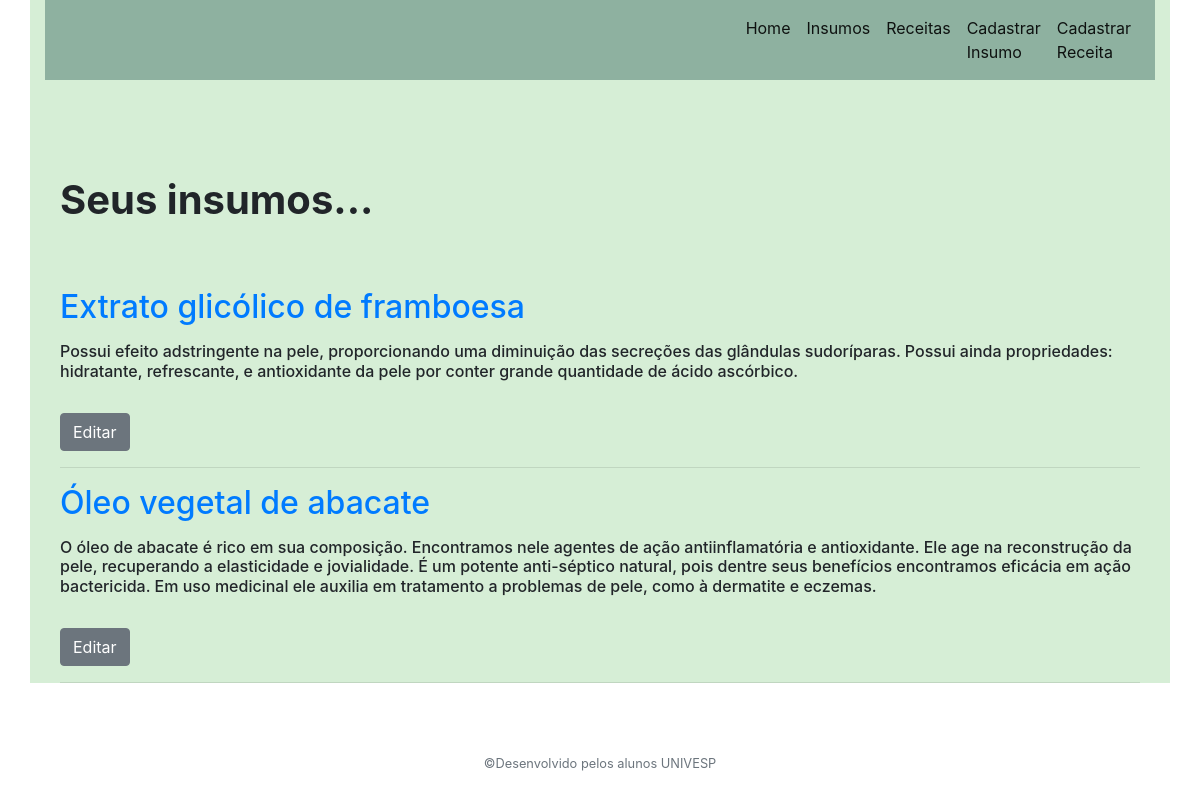
Page /cadastrados on the committed database.
### app.py (models this page shows)
class Insumos(db.Model):
    id = db.Column(db.Integer, primary_key=True)
    created = db.Column(db.DateTime, default=datetime.datetime.utcnow)
    nome_insumo = db.Column(db.String(80), nullable=False)
    beneficios = db.Column(db.String(500), nullable=False)

### app.py (the view)
@app.route('/cadastrados')
def cadastrados():
    conn = get_db_connection() #conecta com o BD
    insumos = conn.execute('SELECT * FROM insumos').fetchall()
    conn.close()
    return render_template('index.html', insumos=insumos)

### app.py (called while the page is built)
def get_db_connection():
    conn = sqlite3.connect('database.db')
    conn.row_factory = sqlite3.Row
    return conn

### templates/index.html (shortened to what this page needs)
{% extends 'base.html' %}
{% block content %}
    <h1>{% block title %} <br><br><strong>Seus insumos...</strong> <br><br> {% endblock %}</h1>
    {% for insumo in insumos %}
        <a href="{{ url_for('post', insumo_id=insumo['id']) }}">
            <h2><p> </p>{{ insumo['nome_insumo'] }}</h2>
        </a>
            <h6>{{ insumo['beneficios'] }}</h6>
            <br>
        <a href="{{ url_for('edit', id=insumo['id']) }}">
            <span class="btn btn-secondary">Editar<br></span>
        </a>
        <hr>
    {% endfor %}
{% endblock %}

### templates/base.html (shortened to what this page needs)
<!doctype html>
<html lang="pt-br">
  <head>
    <link rel="stylesheet" href="https://stackpath.bootstrapcdn.com/bootstrap/4.3.1/css/bootstrap.min.css">
  </head>
  <body>
      <div class="container" style="background-color: rgb(214, 238, 214); height:100%;">
        <nav class="navbar navbar-expand-lg navbar-light " style="background-color:#8eb1a0;">
            <nav class="collapse navbar-collapse" id="navbarNav">
              <ul class="navbar-nav">
                <li class="nav-item">
                  <a class="nav-link active" aria-current="page" href="{{ url_for('index') }}">Home</a>
                </li>
                <li class="nav-item">
                  <a class="nav-link active" aria-current="page" href="{{ url_for('cadastrados') }}">Insumos</a>
                </li>
                <li class="nav-item">
                  <a class="nav-link active" aria-current="page" href="{{ url_for('receitas') }}">Receitas</a>
                </li>
                <li class="nav-item">
                  <a class="nav-link active" href="{{ url_for('addinsumo') }}">Cadastrar Insumo</a>
                </li>
                <li class="nav-item">
                  <a class="nav-link active" href="{{ url_for('addreceita') }}">Cadastrar Receita</a>
                </li>
              </ul>
            </nav>
        </nav>
        <div class="container-fluid">
            {% block content %} {% endblock %}
        </div>
      </div>
    <div class="container-fluid" style="height:50px; bottom: 0px; position: fixed; text-align: center;">
      <small class="text-muted">&copy;Desenvolvido pelos alunos UNIVESP</small>
    </div>
  </body>
</html>

### rows in the picture
Insumos: nome_insumo "Extrato glicólico de framboesa", beneficios "Possui efeito adstringente na pele, proporcionando uma diminuição das secreções das glândulas sudoríparas. Possui ainda propriedades: hidratante, refrescante, e antioxidante da pele por conter grande quantidade de ácido ascórbico."
Insumos: nome_insumo "Óleo vegetal de abacate", beneficios "O óleo de abacate é rico em sua composição. Encontramos nele agentes de ação antiinflamatória e antioxidante. Ele age na reconstrução da pele, recuperando a elasticidade e jovialidade. É um potente anti-séptico natural, pois dentre seus benefícios encontramos eficácia em ação bactericida. Em uso medicinal ele auxilia em tratamento a problemas de pele, como à dermatite e eczemas."
